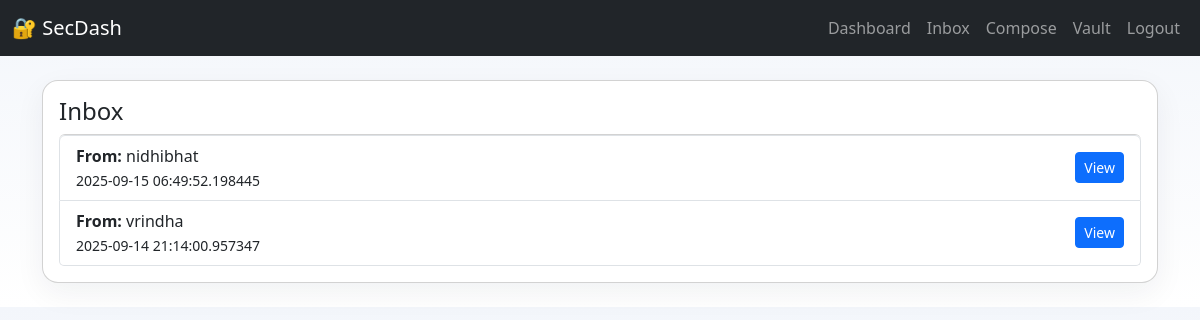
/messages/inbox (signed in), run on the app's committed database.
### app/models.py (models this page shows, shortened)
class Message(db.Model):
    __tablename__ = 'messages'
    id = db.Column(db.Integer, primary_key=True)
    sender_id = db.Column(db.Integer, db.ForeignKey('users.id'), nullable=False)
    recipient_id = db.Column(db.Integer, db.ForeignKey('users.id'), nullable=False)
    token = db.Column(db.Text, nullable=False)
    created_at = db.Column(db.DateTime, default=datetime.utcnow)
    read = db.Column(db.Boolean, default=False)
    one_time = db.Column(db.Boolean, default=False)
    expires_at = db.Column(db.DateTime, nullable=True)

class User(UserMixin, db.Model):
    __tablename__ = 'users'
    id = db.Column(db.Integer, primary_key=True)
    username = db.Column(db.String(80), unique=True, nullable=False)
    password_hash = db.Column(db.String(200), nullable=False)
    is_admin = db.Column(db.Boolean, default=False)
    failed_attempts = db.Column(db.Integer, default=0)
    locked_until = db.Column(db.DateTime, nullable=True)
    created_at = db.Column(db.DateTime, default=datetime.utcnow)
    messages_sent = db.relationship(
        'Message',
        backref='sender',
        foreign_keys='Message.sender_id',
        lazy=True
    )
    messages_received = db.relationship(
        'Message',
        backref='recipient',
        foreign_keys='Message.recipient_id',
        lazy=True
    )
    files = db.relationship('File', backref='owner', lazy=True)

### app/messages/routes.py (the view)
@messages_bp.route('/messages/inbox')
@login_required
def inbox():
    if current_user.is_admin:
        msgs = Message.query.order_by(Message.created_at.desc()).all()
    else:
        msgs = Message.query.filter_by(recipient_id=current_user.id).order_by(Message.created_at.desc()).all()
    return render_template('messages/inbox.html', messages=msgs)

### app/templates/messages/inbox.html (shortened to what this page needs)
{% extends 'base.html' %}
{% block content %}
<div class="card p-3">
  <h4>Inbox</h4>
  {% if messages %}
    <ul class="list-group">
      {% for m in messages %}
        <li class="list-group-item d-flex justify-content-between align-items-center">
          <div><strong>From:</strong> {{ m.sender.username if m.sender else 'system' }}<br><small>{{ m.created_at }}</small></div>
          <div><a href="{{ url_for('messages.view_message', message_id=m.id) }}" class="btn btn-sm btn-primary">View</a></div>
        </li>
      {% endfor %}
    </ul>
  {% else %}
    <p class="text-muted">No messages.</p>
  {% endif %}
</div>
{% endblock %}

### app/static/css/style.css (style rules this page uses)
body { background: linear-gradient(180deg,#f3f6fb,#ffffff); }
.card { border-radius: 1rem; box-shadow: 0 10px 30px rgba(20,30,50,0.06); }

### data on the page
Message: sender "nidhibhat", created_at "2025-09-15 06:49:52.198445"
Message: sender "vrindha", created_at "2025-09-14 21:14:00.957347"
